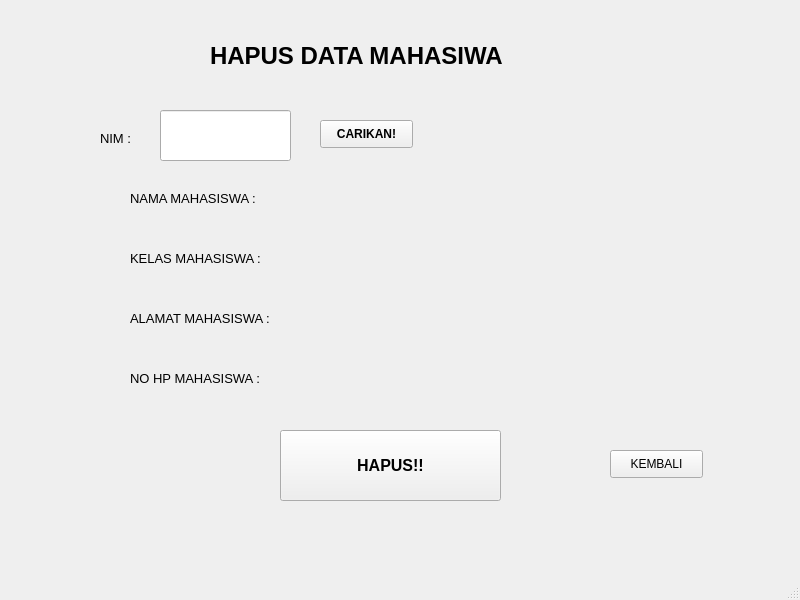
<?xml version="1.0" encoding="UTF-8"?>
<ui version="4.0">
 <class>MainWindow</class>
 <widget class="QMainWindow" name="MainWindow">
  <property name="geometry">
   <rect>
    <x>0</x>
    <y>0</y>
    <width>800</width>
    <height>600</height>
   </rect>
  </property>
  <property name="windowTitle">
   <string>MainWindow</string>
  </property>
  <widget class="QWidget" name="centralwidget">
   <widget class="QLineEdit" name="lineEdit_nim">
    <property name="geometry">
     <rect>
      <x>160</x>
      <y>110</y>
      <width>131</width>
      <height>51</height>
     </rect>
    </property>
    <property name="font">
     <font>
      <pointsize>10</pointsize>
      <weight>75</weight>
      <bold>true</bold>
     </font>
    </property>
    <property name="text">
     <string/>
    </property>
   </widget>
   <widget class="QLabel" name="label_5">
    <property name="geometry">
     <rect>
      <x>130</x>
      <y>310</y>
      <width>211</width>
      <height>16</height>
     </rect>
    </property>
    <property name="font">
     <font>
      <pointsize>10</pointsize>
     </font>
    </property>
    <property name="text">
     <string>ALAMAT MAHASISWA :</string>
    </property>
   </widget>
   <widget class="QLabel" name="label_2">
    <property name="geometry">
     <rect>
      <x>100</x>
      <y>130</y>
      <width>81</width>
      <height>16</height>
     </rect>
    </property>
    <property name="font">
     <font>
      <pointsize>10</pointsize>
     </font>
    </property>
    <property name="text">
     <string>NIM :</string>
    </property>
   </widget>
   <widget class="QLabel" name="label_4">
    <property name="geometry">
     <rect>
      <x>130</x>
      <y>250</y>
      <width>161</width>
      <height>16</height>
     </rect>
    </property>
    <property name="font">
     <font>
      <pointsize>10</pointsize>
     </font>
    </property>
    <property name="text">
     <string>KELAS MAHASISWA :</string>
    </property>
   </widget>
   <widget class="QPushButton" name="btn_hapus">
    <property name="geometry">
     <rect>
      <x>280</x>
      <y>430</y>
      <width>221</width>
      <height>71</height>
     </rect>
    </property>
    <property name="font">
     <font>
      <pointsize>12</pointsize>
      <weight>75</weight>
      <bold>true</bold>
     </font>
    </property>
    <property name="text">
     <string>HAPUS!!</string>
    </property>
   </widget>
   <widget class="QLabel" name="label">
    <property name="geometry">
     <rect>
      <x>210</x>
      <y>40</y>
      <width>411</width>
      <height>31</height>
     </rect>
    </property>
    <property name="font">
     <font>
      <pointsize>18</pointsize>
      <weight>75</weight>
      <bold>true</bold>
     </font>
    </property>
    <property name="text">
     <string>HAPUS DATA MAHASIWA</string>
    </property>
   </widget>
   <widget class="QPushButton" name="btn_cari">
    <property name="geometry">
     <rect>
      <x>320</x>
      <y>120</y>
      <width>93</width>
      <height>28</height>
     </rect>
    </property>
    <property name="font">
     <font>
      <weight>75</weight>
      <bold>true</bold>
     </font>
    </property>
    <property name="text">
     <string>CARIKAN!</string>
    </property>
   </widget>
   <widget class="QLabel" name="label_6">
    <property name="geometry">
     <rect>
      <x>130</x>
      <y>370</y>
      <width>171</width>
      <height>16</height>
     </rect>
    </property>
    <property name="font">
     <font>
      <pointsize>10</pointsize>
     </font>
    </property>
    <property name="text">
     <string>NO HP MAHASISWA :</string>
    </property>
   </widget>
   <widget class="QLabel" name="label_3">
    <property name="geometry">
     <rect>
      <x>130</x>
      <y>190</y>
      <width>161</width>
      <height>16</height>
     </rect>
    </property>
    <property name="font">
     <font>
      <pointsize>10</pointsize>
     </font>
    </property>
    <property name="text">
     <string>NAMA MAHASISWA :</string>
    </property>
   </widget>
   <widget class="QLabel" name="label_nama">
    <property name="geometry">
     <rect>
      <x>130</x>
      <y>220</y>
      <width>441</width>
      <height>16</height>
     </rect>
    </property>
    <property name="text">
     <string/>
    </property>
   </widget>
   <widget class="QLabel" name="label_kelas">
    <property name="geometry">
     <rect>
      <x>130</x>
      <y>280</y>
      <width>441</width>
      <height>16</height>
     </rect>
    </property>
    <property name="text">
     <string/>
    </property>
   </widget>
   <widget class="QLabel" name="label_alamat">
    <property name="geometry">
     <rect>
      <x>130</x>
      <y>340</y>
      <width>441</width>
      <height>16</height>
     </rect>
    </property>
    <property name="text">
     <string/>
    </property>
   </widget>
   <widget class="QLabel" name="label_nohp">
    <property name="geometry">
     <rect>
      <x>130</x>
      <y>400</y>
      <width>441</width>
      <height>16</height>
     </rect>
    </property>
    <property name="text">
     <string/>
    </property>
   </widget>
   <widget class="QPushButton" name="btn_kembali">
    <property name="geometry">
     <rect>
      <x>610</x>
      <y>450</y>
      <width>93</width>
      <height>28</height>
     </rect>
    </property>
    <property name="text">
     <string>KEMBALI</string>
    </property>
   </widget>
  </widget>
  <widget class="QMenuBar" name="menubar">
   <property name="geometry">
    <rect>
     <x>0</x>
     <y>0</y>
     <width>800</width>
     <height>26</height>
    </rect>
   </property>
  </widget>
  <widget class="QStatusBar" name="statusbar"/>
 </widget>
 <resources/>
 <connections/>
</ui>
